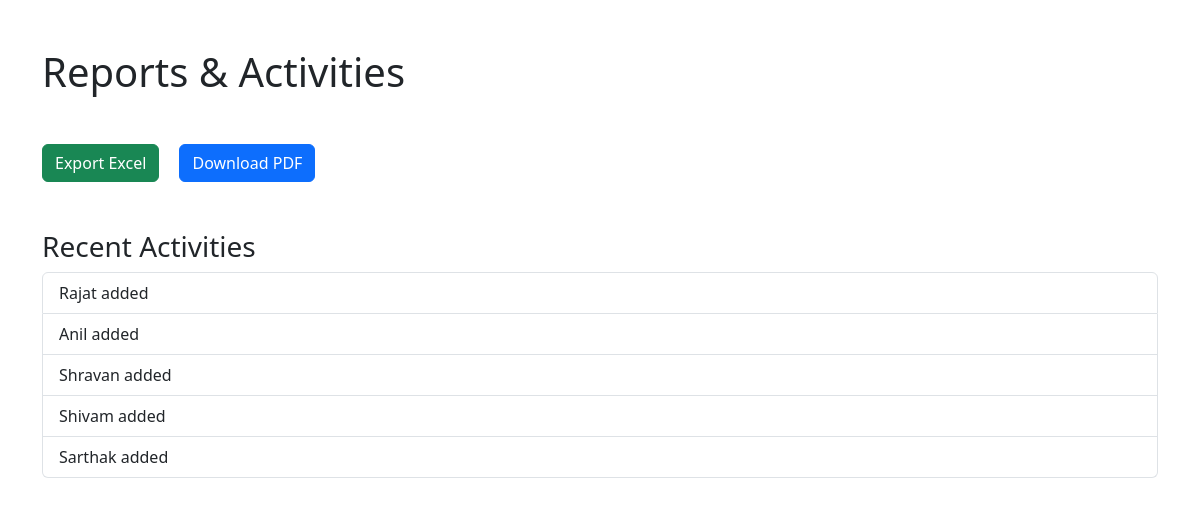
Screenshot of /reports (signed in) with the database file from the repository.
### app.py (models this page shows)
class ActivityLog(db.Model):
    id = db.Column(
        db.Integer,
        primary_key=True
    )
    action = db.Column(
        db.String(200)
    )

### app.py (the view)
@app.route('/reports')
@login_required
def reports_page():
    activities = ActivityLog.query.order_by(
        ActivityLog.id.desc()
    ).limit(5).all()
    return render_template(
        'reports.html',
        activities=activities
    )

### app.py (called while the page is built)
@login_manager.user_loader
def load_user(user_id):
    return User.query.get(
        int(user_id)
    )

### templates/reports.html (shortened to what this page needs)
<!DOCTYPE html>
<html>
<head>
    <link
    href="https://cdn.jsdelivr.net/npm/bootstrap@5.3.0/dist/css/bootstrap.min.css"
    rel="stylesheet">
</head>
<body>
<div class="container mt-5">
    <h1 class="mb-5">
        Reports & Activities
    </h1>
    <a
    href="/export"
    class="btn btn-success me-3">
        Export Excel
    </a>
    <a
    href="/pdf_report"
    class="btn btn-primary">
        Download PDF
    </a>
    <div class="mt-5">
        <h3>
            Recent Activities
        </h3>
        <ul class="list-group">
            {% for activity in activities %}
            <li class="list-group-item">
                {{ activity.action }}
            </li>
            {% endfor %}
        </ul>
    </div>
</div>
</body>
</html>

### rows the page displays
ActivityLog: action "Rajat added"
ActivityLog: action "Anil added"
ActivityLog: action "Shravan added"
ActivityLog: action "Shivam added"
ActivityLog: action "Sarthak added"
